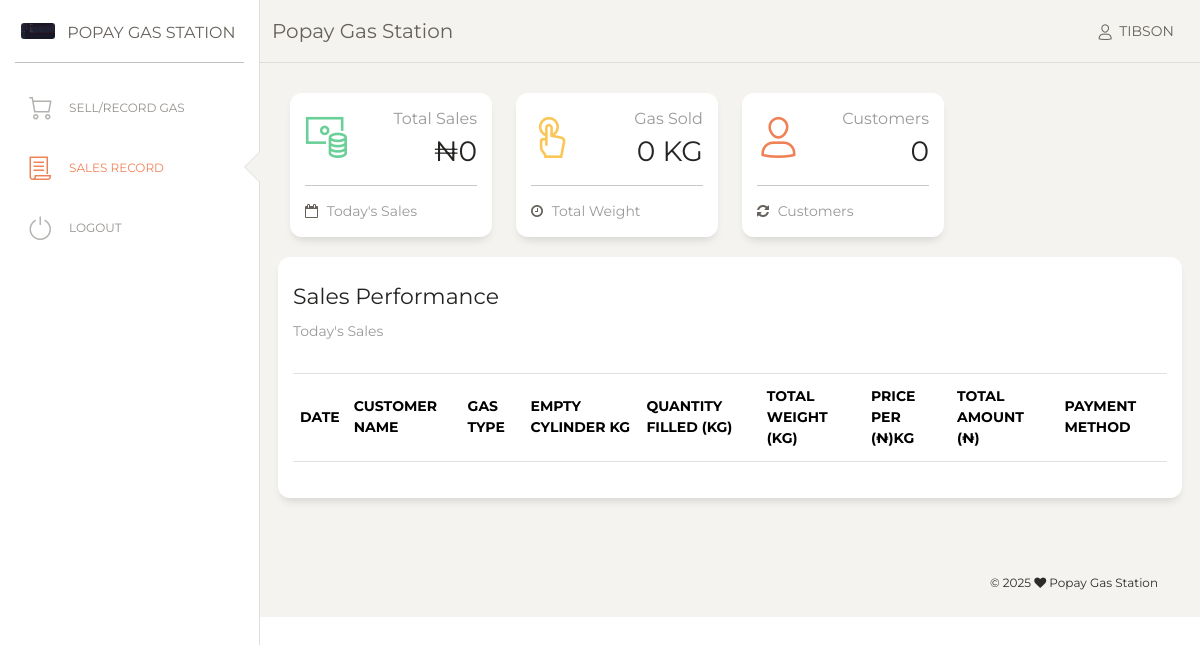
Page /popay2/sales-record.php (signed in) on the committed database.
### tables this page shows
CREATE TABLE `configuration` (
  `id` int(11) NOT NULL,
  `companyName` varchar(100) NOT NULL DEFAULT '',
  `Phone` varchar(20) NOT NULL DEFAULT '',
  `Address` varchar(250) NOT NULL DEFAULT '',
  `bulkPrice` varchar(10) NOT NULL DEFAULT '',
  `retailPrice` varchar(10) NOT NULL DEFAULT '',
  `taxRate` varchar(99) NOT NULL DEFAULT '',
  `logoURL` varchar(999) NOT NULL DEFAULT ''
);

### popay2/sales-record.php (the view, shortened to what this page needs)
<?php
require("con.php");
$username = $_SESSION['username'];
$query = mysqli_query($con, "SELECT*FROM admin WHERE Username='$username'");
$userDetails = mysqli_fetch_assoc($query);
$query = mysqli_query($con, "SELECT*FROM configuration WHERE ID='1'");
$set = mysqli_fetch_assoc($query);
$date = date("Y-m-d");
$sales = 0;
$liters = 0;
$query = mysqli_query($con, "SELECT DISTINCT Customer FROM orders WHERE Username='$username' and Date_='$date'");
$cust = mysqli_num_rows($query);
?>
<!DOCTYPE html>
<html lang="en">
<head>
  <link href="https://maxcdn.bootstrapcdn.com/font-awesome/latest/css/font-awesome.min.css" rel="stylesheet">
  <link href="assets/css/bootstrap.min.css" rel="stylesheet" />
  <link href="assets/css/paper-dashboard.css?v=2.0.1" rel="stylesheet" />
  <link href="assets/demo/demo.css" rel="stylesheet" />
  <link href="https://cdn.datatables.net/2.1.8/css/dataTables.bootstrap5.css" rel="stylesheet">
</head>
<body>
  <div class="wrapper">
  <?php sidebar1($set['companyName'],$userDetails['Role'],$set)?>
    <div class="main-panel">
      <nav class="navbar navbar-expand-lg navbar-absolute fixed-top navbar-transparent">
        <div class="container-fluid">
          <div class="navbar-wrapper">
            <a class="navbar-brand" href="#"><?php echo $set['companyName'] ?></a>
          </div>
          <div class="collapse navbar-collapse justify-content-end" id="navigation">
            <ul class="navbar-nav">
                <li class="nav-item">
                <a class="nav-link" href="javascript:;">
    <i class="nc-icon nc-single-02"></i>
    <span class="d-none d-lg-inline">
         <?php echo isset($_SESSION['username']) ? $_SESSION['username'] : 'Guest'; ?>
    </span>
</a>
                </li>
            </ul>
        </div>
        </div>
      </nav>
      <div class="content">
      <div class="row">
          <div class="col-lg-3 col-md-6 col-sm-6">
            <div class="card card-stats">
              <div class="card-body ">
                <div class="row">
                  <div class="col-5 col-md-4">
                    <div class="icon-big text-center icon-warning">
                      <i class="nc-icon nc-money-coins text-success"></i>
                    </div>
                  </div>
                  <div class="col-7 col-md-8">
                    <div class="numbers">
                      <p class="card-category">Total Sales</p>
                      <p class="card-title">₦<?php echo $sales ?><p>
                    </div>
                  </div>
                </div>
              </div>
              <div class="card-footer ">
                <hr>
                <div class="stats">
                  <i class="fa fa-calendar-o"></i>
                  Today's Sales
                </div>
              </div>
            </div>
          </div>
          <div class="col-lg-3 col-md-6 col-sm-6">
            <div class="card card-stats">
              <div class="card-body ">
                <div class="row">
                  <div class="col-5 col-md-4">
                    <div class="icon-big text-center icon-warning">
                      <i class="nc-icon nc-tap-01 text-warning"></i>
                    </div>
                  </div>
                  <div class="col-7 col-md-8">
                    <div class="numbers">
                      <p class="card-category">Gas Sold</p>
                      <p class="card-title"><?php echo $liters ?> KG<p>
                    </div>
                  </div>
                </div>
              </div>
              <div class="card-footer ">
                <hr>
                <div class="stats">
                  <i class="fa fa-clock-o"></i>
                  Total Weight
                </div>
              </div>
            </div>
          </div>
          <div class="col-lg-3 col-md-6 col-sm-6">
            <div class="card card-stats">
              <div class="card-body ">
                <div class="row">
                  <div class="col-5 col-md-4">
                    <div class="icon-big text-center icon-warning">
                      <i class="nc-icon nc-single-02 text-danger"></i>
                    </div>
                  </div>
                  <div class="col-7 col-md-8">
                    <div class="numbers">
                      <p class="card-category">Customers</p>
                      <p class="card-title"><?php echo $cust ?><p>
                    </div>
                  </div>
                </div>
              </div>
              <div class="card-footer ">
                <hr>
                <div class="stats">
                  <i class="fa fa-refresh"></i>
                  Customers
                </div>
              </div>
            </div>
          </div>
        </div>
        <div class="col-md-12">
            <div class="row card">
                <div class="card-header ">
                    <h5 class="card-title">Sales Performance</h5>
                    <p class="card-category">Today's Sales</p>
                  </div>
                  <div class="card-body">
                    <div class="table-responsive">
                    <table class="table table-striped table-bordered" id="example">
  <thead class="text-primary">
    <tr>
      <th>Date</th>
      <th>Customer Name</th>
      <th>Gas Type</th>
      <th>Empty Cylinder Kg</th>
      <th>Quantity Filled (kg)</th>
      <th>Total Weight (kg)</th>
      <th>Price per (₦)Kg</th>
      <th>Total Amount (₦)</th>
      <th>Payment method</th>
    </tr>
  </thead>
</table>
                      </div>
                    </div>
                  </div>
                </div>
        </div>
        <footer class="footer footer-black footer-white text-center">
          <div class="container-fluid">
            <div class="credits">
              <span class="copyright">
                © <script>document.write(new Date().getFullYear())</script> <i class="fa fa-heart heart"></i> <?php echo $set['companyName']; ?>
              </span>
            </div>
          </div>
        </footer>
      </div>
    </div>
</body>
</html>

### popay2/con.php (shortened to what this page needs)
<?php
function sidebar1($company, $role,$set) {
    $current_page = basename($_SERVER['PHP_SELF']);
    ?>
    <div class="sidebar" data-color="white" data-active-color="danger">
        <div class="logo">
            <a href="#" class="simple-text logo-mini">
                <div class="logo-image-small">
                    <img src="<?php echo $set['logoURL']?>">
                </div>
            </a>
            <a href="#" class="simple-text logo-normal">
                <?php echo $company; ?>
            </a>
        </div>
        <div class="sidebar-wrapper">
            <ul class="nav">
                <?php
                if ($role == "Admin") {
                    ?>
                    <li class="<?php echo ($current_page == 'dashboard.php') ? 'active' : ''; ?>">
                        <a href="dashboard.php">
                            <i class="nc-icon nc-bank"></i>
                            <p>Dashboard</p>
                        </a>
                    </li>
                    <li class="<?php echo ($current_page == 'sales-transaction.php') ? 'active' : ''; ?>">
                        <a href="sales-transaction.php">
                            <i class="nc-icon nc-cart-simple"></i>
                            <p>Sales Transactions</p>
                        </a>
                    </li>
                    <li class="<?php echo ($current_page == 'reports.php') ? 'active' : ''; ?>">
                        <a href="reports.php">
                            <i class="nc-icon nc-chart-bar-32"></i>
                            <p>Sales Report</p>
                        </a>
                    </li>
                    <li class="<?php echo ($current_page == 'add-profile.php') ? 'active' : ''; ?>">
                        <a href="add-profile.php">
                            <i class="nc-icon nc-single-02"></i>
                            <p>Add Staffs</p>
                        </a>
                    </li>
                    <li class="<?php echo ($current_page == 'settings.php') ? 'active' : ''; ?>">
                        <a href="settings.php">
                            <i class="nc-icon nc-settings-gear-65"></i>
                            <p>Settings</p>
                        </a>
                    </li>
                    <?php
                } else {
                    ?>
                    <li class="<?php echo ($current_page == 'pos.php') ? 'active' : ''; ?>">
                        <a href="pos.php">
                            <i class="nc-icon nc-cart-simple"></i>
                            <p>Sell/Record Gas</p>
                        </a>
                    </li>
                    <li class="<?php echo ($current_page == 'sales-record.php') ? 'active' : ''; ?>">
                        <a href="sales-record.php">
                            <i class="nc-icon nc-paper"></i>
                            <p>Sales Record</p>
                        </a>
                    </li>
                    <?php
                }
                ?>
                <li class="<?php echo ($current_page == 'logout.php') ? 'active' : ''; ?>">
                    <a href="logout.php">
                        <i class="nc-icon nc-button-power"></i>
                        <p>Logout</p>
                    </a>
                </li>
            </ul>
        </div>
    </div>
    <?php
}
?>

### popay2/sales-record.php (style rules this page uses)
body { font-family: 'Montserrat', sans-serif; }

### rows in the picture
configuration: logoURL (picture), companyName "POPAY GAS STATION", companyName "Popay Gas Station"

### other values in the picture
$_SESSION['username'] "TIBSON"
$sales "0"
$liters "0"
$cust "0"
